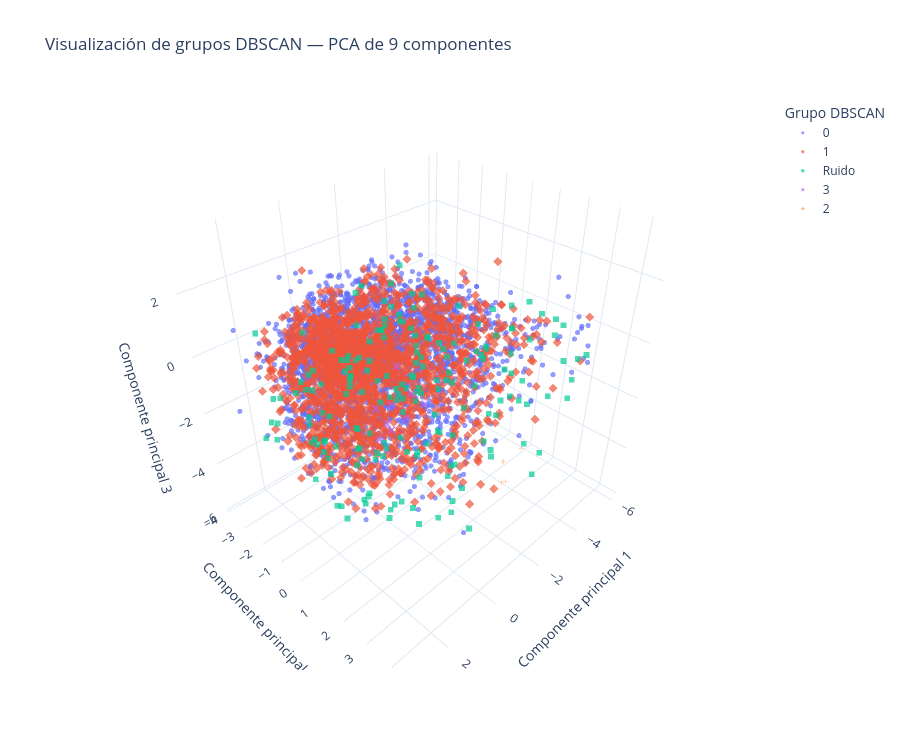

Notebook code cell kept with this figure:
### Code cell
# Selección de la mejor configuración de DBSCAN
eps_mejor = mejor_configuracion_pca9["eps"]
min_samples_mejor = int(mejor_configuracion_pca9["min_samples"])

# Entrenamiento de DBSCAN con PCA de 9 componentes
dbscan_pca9 = DBSCAN(
    eps=eps_mejor,
    min_samples=min_samples_mejor
)

clusters_pca9 = dbscan_pca9.fit_predict(X_muestra_pca9)

# DataFrame para visualizar los grupos
df_plotly_pca9 = df_muestra_pca9.copy()
df_plotly_pca9["cluster"] = clusters_pca9.astype(str)
df_plotly_pca9["cluster"] = df_plotly_pca9["cluster"].replace(
    {"-1": "Ruido"}
)

# Visualización interactiva en 3D
fig = px.scatter_3d(
    df_plotly_pca9,
    x="PC1",
    y="PC2",
    z="PC3",
    color="cluster",
    symbol="cluster",
    hover_data=["popularity_category"],
    title="Visualización de grupos DBSCAN — PCA de 9 componentes",
    labels={
        "PC1": "Componente principal 1",
        "PC2": "Componente principal 2",
        "PC3": "Componente principal 3",
        "cluster": "Grupo"
    },
    opacity=0.7
)

fig.update_traces(marker=dict(size=3))
fig.update_layout(
    template="plotly_white",
    legend_title_text="Grupo DBSCAN",
    height=750
)

fig.show()

### Figure 1 — Plotly figure (JSON) as saved in the notebook; plotly's stock layout.template omitted (floating-point values rounded to 4 significant figures; data arrays with more than 128 entries replaced by an {"elided": "..."} marker saying what was removed)
{"data": [{"customdata": {"elided": "3097x1 int values"}, "hovertemplate": "Grupo=0<br>Componente principal 1=%{x}<br>Componente principal 2=%{y}<br>Componente principal 3=%{z}<br>popularity_category=%{customdata[0]}<extra></extra>", "legendgroup": "0", "marker": {"color": "#636efa", "opacity": 0.7, "size": 3, "symbol": "circle"}, "mode": "markers", "name": "0", "scene": "scene", "showlegend": true, "type": "scatter3d", "x": {"elided": "3097 float values"}, "y": {"elided": "3097 float values"}, "z": {"elided": "3097 float values"}}, {"customdata": {"elided": "1703x1 int values"}, "hovertemplate": "Grupo=1<br>Componente principal 1=%{x}<br>Componente principal 2=%{y}<br>Componente principal 3=%{z}<br>popularity_category=%{customdata[0]}<extra></extra>", "legendgroup": "1", "marker": {"color": "#EF553B", "opacity": 0.7, "size": 3, "symbol": "diamond"}, "mode": "markers", "name": "1", "scene": "scene", "showlegend": true, "type": "scatter3d", "x": {"elided": "1703 float values"}, "y": {"elided": "1703 float values"}, "z": {"elided": "1703 float values"}}, {"customdata": {"elided": "186x1 int values"}, "hovertemplate": "Grupo=Ruido<br>Componente principal 1=%{x}<br>Componente principal 2=%{y}<br>Componente principal 3=%{z}<br>popularity_category=%{customdata[0]}<extra></extra>", "legendgroup": "Ruido", "marker": {"color": "#00cc96", "opacity": 0.7, "size": 3, "symbol": "square"}, "mode": "markers", "name": "Ruido", "scene": "scene", "showlegend": true, "type": "scatter3d", "x": {"elided": "186 float values"}, "y": {"elided": "186 float values"}, "z": {"elided": "186 float values"}}, {"customdata": [[1], [0], [1], [1], [1], [2], [1], [1], [1]], "hovertemplate": "Grupo=3<br>Componente principal 1=%{x}<br>Componente principal 2=%{y}<br>Componente principal 3=%{z}<br>popularity_category=%{customdata[0]}<extra></extra>", "legendgroup": "3", "marker": {"color": "#ab63fa", "opacity": 0.7, "size": 3, "symbol": "x"}, "mode": "markers", "name": "3", "scene": "scene", "showlegend": true, "type": "scatter3d", "x": [0.9984, 0.2182, 1.032, 0.483, 2.101, 0.05722, 0.8078, 0.319, -0.787], "y": [0.9134, 0.6561, 2.115, 0.922, 2.306, 0.7409, 1.138, 2.073, 0.3985], "z": [-0.458, -0.8933, -0.1127, -1.491, -0.0659, 0.3457, -0.9672, -0.06699, -1.157]}, {"customdata": [[1], [0], [2], [0], [2]], "hovertemplate": "Grupo=2<br>Componente principal 1=%{x}<br>Componente principal 2=%{y}<br>Componente principal 3=%{z}<br>popularity_category=%{customdata[0]}<extra></extra>", "legendgroup": "2", "marker": {"color": "#FFA15A", "opacity": 0.7, "size": 3, "symbol": "cross"}, "mode": "markers", "name": "2", "scene": "scene", "showlegend": true, "type": "scatter3d", "x": [-1.482, -0.3202, -0.5557, -0.4339, -0.09357], "y": [3.93, 4.221, 4.053, 4.281, 4.231], "z": [-1.512, -1.791, -1.339, -1.805, -1.855]}], "layout": {"height": 750, "legend": {"title": {"text": "Grupo DBSCAN"}, "tracegroupgap": 0}, "scene": {"domain": {"x": [0, 1], "y": [0, 1]}, "xaxis": {"title": {"text": "Componente principal 1"}}, "yaxis": {"title": {"text": "Componente principal 2"}}, "zaxis": {"title": {"text": "Componente principal 3"}}}, "title": {"text": "Visualización de grupos DBSCAN — PCA de 9 componentes"}}}
